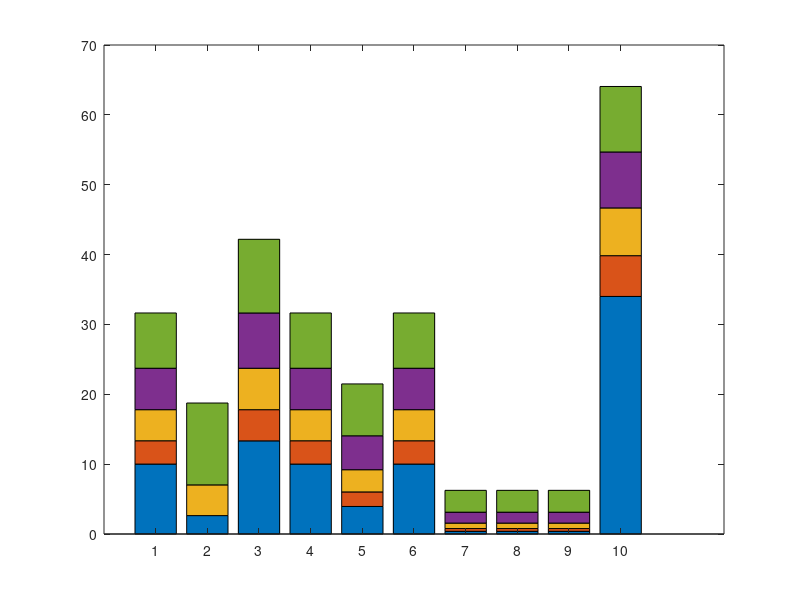

Write MATLAB code to recreate this figure. (Note: this script raises an error after producing the figure.)
% Clear workspace
clc;
clear;
close all;

% --- DATA DEFINITION ---
% Rows: Logic types (EAL1 to EAL9 + PAL)
% Columns: Bit Widths (4-bit, 5-bit, 6-bit, 7-bit, 8-bit)
ACC_Values = [
    31.64,    23.7304,  17.7978,  13.3483,   10.01129;   % EAL1
    18.75,    0,        7.0312,   0,         2.6367;     % EAL2
    42.1875,  31.64,    23.73,    17.7978,   13.33483;   % EAL3
    31.6406,  23.73,    17.797,   13.3483,   10.011;     % EAL4
    21.484,   14.06,    9.204,    6.02416,   3.9428;     % EAL5
    31.6406,  23.7304,  17.7978,  13.34838,  10.01129;   % EAL6
    6.25,     3.125,    1.5625,   0.78125,   0.390625;   % EAL7
    6.25,     3.125,    1.5625,   0.78125,   0.390625;   % EAL8
    6.25,     3.125,    1.5625,   0.78125,   0.390625;   % EAL9
    64.0625,  54.6875,  46.679,   39.84375,  34.0087     % PAL
];
logicNames = {'EAL1', 'EAL2', 'EAL3', 'EAL4', 'EAL5', 'EAL6', 'EAL7', 'EAL8', 'EAL9', 'PAL'};

% --- DATA PROCESSING (INCREMENTAL LOGIC) ---
Filled_Values = fliplr(ACC_Values);
% Fill missing 0 values
for i = 1:size(Filled_Values, 1)
    for j = 2:size(Filled_Values, 2)
        if Filled_Values(i, j) == 0
            Filled_Values(i, j) = Filled_Values(i, j-1);
        end
    end
end
% Calculate Incremental Differences
Plot_Data = zeros(size(Filled_Values));
Plot_Data(:, 1) = Filled_Values(:, 1); 
for j = 2:size(Filled_Values, 2)
    Plot_Data(:, j) = Filled_Values(:, j) - Filled_Values(:, j-1);
end

% --- PLOTTING ---
figure('Position', [100, 100, 1400, 800], 'Color', 'w'); 
x = 1:size(Plot_Data, 1);
b = bar(x, Plot_Data, 'stacked');

% --- STYLING ---
barWidth = 0.5; 
for i = 1:length(b)
    b(i).BarWidth = barWidth;
end

% --- COLORS ---
customColors = [
    0.47, 0.67, 0.19;  % 1: 8-bit (Green) - BOTTOM
    0.49, 0.18, 0.56;  % 2: 7-bit (Purple)
    0.93, 0.69, 0.13;  % 3: 6-bit (Yellow)
    0.85, 0.33, 0.10;  % 4: 5-bit (Orange)
    0.00, 0.45, 0.74   % 5: 4-bit (Blue)  - TOP
];
for i = 1:length(b)
    b(i).FaceColor = customColors(i,:);
end

% --- AXES SETTINGS ---
max_y = max(max(Filled_Values));
ylim([0, max_y * 1.15]); 
set(gca, 'XTick', x);
set(gca, 'XTickLabel', logicNames);
set(gca, 'FontSize', 11);
set(gca, 'XColor', 'k', 'YColor', 'k'); 
set(gca, 'Color', 'w');                 
xlabel('Approximation Logic', 'FontSize', 12, 'FontWeight', 'bold', 'Color', 'k');
ylabel('Accuracy (%)', 'FontSize', 12, 'FontWeight', 'bold', 'Color', 'k');
title('Accuracy', 'FontSize', 14, 'FontWeight', 'bold', 'Color', 'k');

grid off;

% --- PROFESSIONAL COMPACT LEGEND BOX ---
legend_rows = {'4-bit', '5-bit', '6-bit', '7-bit', '8-bit'};
box_x = 1.8;      
box_y = max_y * 1.12;       
box_w = 2.2;                
box_h = max_y * 0.20;       

rectangle('Position', [box_x, box_y - box_h, box_w, box_h], ...
    'EdgeColor', 'k', 'LineWidth', 0.8, 'FaceColor', 'none'); 

start_x = box_x + 0.1;        
start_y = box_y - (max_y * 0.02);         
row_spacing = max_y * 0.035;   
patch_width = 0.12;            
patch_height = max_y * 0.015;  
gap_small = 0.03;              
label_offset = 0.4;           

for k = 1:5
    current_y = start_y - ((k-1) * row_spacing);
    current_x = start_x;
    
    text(current_x, current_y, [legend_rows{k} ':'], ...
        'FontSize', 12, 'FontWeight', 'bold', 'Color', 'k', ...
        'VerticalAlignment', 'middle', 'HorizontalAlignment', 'left');
    
    current_x = current_x + label_offset;
    
    text(current_x, current_y, '(', ...
        'FontSize', 12, 'FontWeight', 'bold', 'Color', 'k', ...
        'VerticalAlignment', 'middle', 'HorizontalAlignment', 'center');
    
    current_x = current_x + 0.08;
    
    layers_to_draw = 6 - k; 
    for layer = 1:layers_to_draw
        rectangle('Position', [current_x, current_y - (patch_height/2), patch_width, patch_height], ...
            'FaceColor', customColors(layer, :), ...
            'EdgeColor', 'k', 'LineWidth', 0.5);
        current_x = current_x + patch_width + gap_small;
        if layer < layers_to_draw
             text(current_x, current_y, '+', ...
                'FontSize', 6, 'FontWeight', 'bold', 'Color', 'k', ...
                'VerticalAlignment', 'middle', 'HorizontalAlignment', 'center');
             current_x = current_x + gap_small + 0.05;
        end
    end
    text(current_x + 0.02, current_y, ')', ...
        'FontSize', 12, 'FontWeight', 'bold', 'Color', 'k', ...
        'VerticalAlignment', 'middle', 'HorizontalAlignment', 'left');
end

% --- ADDING TEXT LABELS (UPDATED FOR EAL7, 8, 9) ---
original_flipped = fliplr(ACC_Values); 

for i = 1:size(Filled_Values, 1) % Rows
    for j = 1:size(Filled_Values, 2) % Columns
        
        val_position = Filled_Values(i, j);
        val_original = original_flipped(i, j);
        
        if val_original > 0
            
            % --- SPECIAL LOGIC FOR EAL7, EAL8, EAL9 ---
            if (i == 7 || i == 8 || i == 9)
                % Only print if it is the TOP-MOST layer (which is column 5)
                if j == 5
                    y_pos = val_position;
                    x_pos = i + (barWidth / 2) + 0.02;
                    txt_str = sprintf('%.2f', val_original);
                    
                    text(x_pos, y_pos, txt_str, ...
                        'FontSize', 10, ...           
                        'Color', 'r', ...            
                        'FontWeight', 'bold', ...
                        'HorizontalAlignment', 'left', ...
                        'VerticalAlignment', 'middle'); 
                end
                % If j is 1, 2, 3, or 4 -> DO NOTHING (Skip label)
                
            else
                % --- STANDARD LOGIC FOR OTHERS (EAL1-6, PAL) ---
                y_pos = val_position;
                x_pos = i + (barWidth / 2) + 0.02; 
                txt_str = sprintf('%.2f', val_original);
                
                text(x_pos, y_pos, txt_str, ...
                    'FontSize', 10, ...           
                    'Color', 'r', ...            
                    'FontWeight', 'bold', ...
                    'HorizontalAlignment', 'left', ...
                    'VerticalAlignment', 'middle'); 
            end
        end
    end
end
